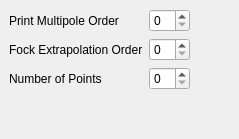
          <widget class="QWidget" name="AdvancedMolecularDynamics" >
           <layout class="QVBoxLayout" >
            <property name="margin" >
             <number>9</number>
            </property>
            <property name="spacing" >
             <number>6</number>
            </property>
            <item>
             <layout class="QGridLayout" >
              <property name="margin" >
               <number>0</number>
              </property>
              <property name="spacing" >
               <number>6</number>
              </property>
              <item row="0" column="1" >
               <widget class="QSpinBox" name="aimd_moments" />
              </item>
              <item row="0" column="0" >
               <widget class="QLabel" name="label_103" >
                <property name="text" >
                 <string>Print Multipole Order</string>
                </property>
               </widget>
              </item>
              <item row="1" column="2" >
               <spacer>
                <property name="orientation" >
                 <enum>Qt::Horizontal</enum>
                </property>
                <property name="sizeHint" >
                 <size>
                  <width>40</width>
                  <height>20</height>
                 </size>
                </property>
               </spacer>
              </item>
              <item row="1" column="1" >
               <widget class="QSpinBox" name="aimd_fock_extrapolation_order" />
              </item>
              <item row="2" column="0" >
               <widget class="QLabel" name="label_140" >
                <property name="text" >
                 <string>Number of Points</string>
                </property>
               </widget>
              </item>
              <item row="1" column="0" >
               <widget class="QLabel" name="label_116" >
                <property name="text" >
                 <string>Fock Extrapolation Order</string>
                </property>
               </widget>
              </item>
              <item row="2" column="1" >
               <widget class="QSpinBox" name="aimd_fock_extrapolation_points" />
              </item>
             </layout>
            </item>
            <item>
             <spacer>
              <property name="orientation" >
               <enum>Qt::Vertical</enum>
              </property>
              <property name="sizeHint" >
               <size>
                <width>20</width>
                <height>40</height>
               </size>
              </property>
             </spacer>
            </item>
           </layout>
          </widget>
